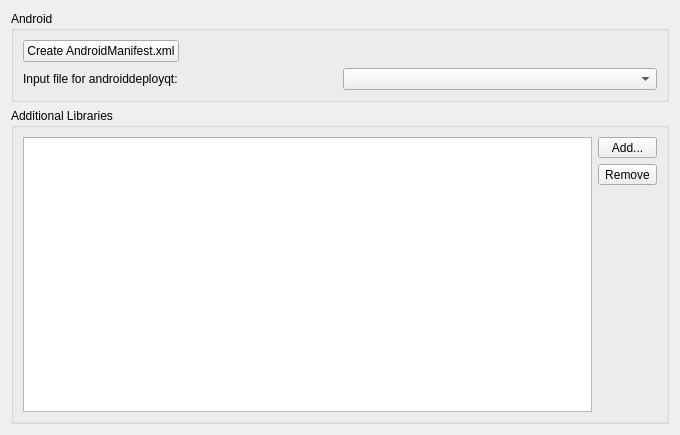
<?xml version="1.0" encoding="UTF-8"?>
<ui version="4.0">
 <class>QmakeProjectManager::Internal::QmakeAndroidBuildApkWidget</class>
 <widget class="QWidget" name="QmakeProjectManager::Internal::QmakeAndroidBuildApkWidget">
  <property name="geometry">
   <rect>
    <x>0</x>
    <y>0</y>
    <width>680</width>
    <height>435</height>
   </rect>
  </property>
  <property name="windowTitle">
   <string>Form</string>
  </property>
  <layout class="QVBoxLayout" name="verticalLayout_2">
   <item>
    <widget class="QGroupBox" name="additionalLibrariesGroupBox_2">
     <property name="sizePolicy">
      <sizepolicy hsizetype="Preferred" vsizetype="Minimum">
       <horstretch>0</horstretch>
       <verstretch>0</verstretch>
      </sizepolicy>
     </property>
     <property name="title">
      <string>Android</string>
     </property>
     <layout class="QVBoxLayout" name="verticalLayout">
      <item>
       <layout class="QHBoxLayout" name="horizontalLayout">
        <item>
         <widget class="QPushButton" name="createAndroidManifestButton">
          <property name="text">
           <string>Create AndroidManifest.xml</string>
          </property>
         </widget>
        </item>
        <item>
         <spacer name="horizontalSpacer">
          <property name="orientation">
           <enum>Qt::Horizontal</enum>
          </property>
          <property name="sizeHint" stdset="0">
           <size>
            <width>40</width>
            <height>20</height>
           </size>
          </property>
         </spacer>
        </item>
       </layout>
      </item>
      <item>
       <layout class="QHBoxLayout" name="horizontalLayout_2">
        <item>
         <widget class="QLabel" name="inputFileLabel">
          <property name="text">
           <string>Input file for androiddeployqt:</string>
          </property>
         </widget>
        </item>
        <item>
         <widget class="QComboBox" name="inputFileComboBox"/>
        </item>
       </layout>
      </item>
     </layout>
    </widget>
   </item>
   <item>
    <widget class="QGroupBox" name="additionalLibrariesGroupBox">
     <property name="sizePolicy">
      <sizepolicy hsizetype="Preferred" vsizetype="Expanding">
       <horstretch>0</horstretch>
       <verstretch>0</verstretch>
      </sizepolicy>
     </property>
     <property name="title">
      <string>Additional Libraries</string>
     </property>
     <layout class="QVBoxLayout" name="verticalLayout_3">
      <item>
       <layout class="QHBoxLayout" name="androidExtraLibsLayout">
        <item>
         <widget class="QListView" name="androidExtraLibsListView">
          <property name="toolTip">
           <string>List of extra libraries to include in Android package and load on startup.</string>
          </property>
          <property name="selectionMode">
           <enum>QAbstractItemView::ExtendedSelection</enum>
          </property>
         </widget>
        </item>
        <item>
         <layout class="QVBoxLayout" name="androidExtraLibsButtonLayout">
          <item>
           <widget class="QToolButton" name="addAndroidExtraLibButton">
            <property name="sizePolicy">
             <sizepolicy hsizetype="Minimum" vsizetype="Fixed">
              <horstretch>0</horstretch>
              <verstretch>0</verstretch>
             </sizepolicy>
            </property>
            <property name="toolTip">
             <string>Select library to include in package.</string>
            </property>
            <property name="text">
             <string>Add...</string>
            </property>
            <property name="toolButtonStyle">
             <enum>Qt::ToolButtonTextOnly</enum>
            </property>
           </widget>
          </item>
          <item>
           <widget class="QToolButton" name="removeAndroidExtraLibButton">
            <property name="toolTip">
             <string>Remove currently selected library from list.</string>
            </property>
            <property name="text">
             <string>Remove</string>
            </property>
           </widget>
          </item>
          <item>
           <spacer name="verticalSpacer_2">
            <property name="orientation">
             <enum>Qt::Vertical</enum>
            </property>
            <property name="sizeHint" stdset="0">
             <size>
              <width>20</width>
              <height>40</height>
             </size>
            </property>
           </spacer>
          </item>
         </layout>
        </item>
       </layout>
      </item>
     </layout>
    </widget>
   </item>
  </layout>
 </widget>
 <resources/>
 <connections/>
</ui>
